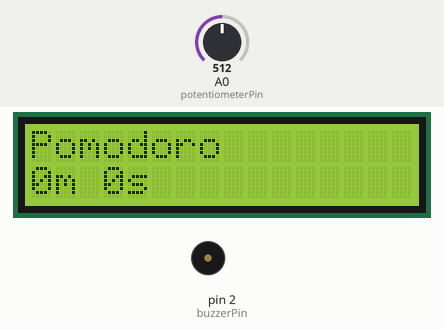
Bench run of a sketch on a simulated Arduino Uno, built with avr-gcc and run on an emulated ATmega328P. Parts: 16×2 character LCD, buzzer (waves = sounding, pin HIGH). The test bench sets the inputs (shaded band); at power-on: A0 (potentiometerPin) = 512.

Above: at 1.2 s.
1.3 s: A0 (potentiometerPin) set to 490
At 3.1 s:
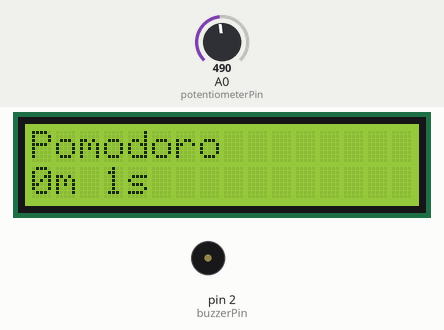
At 3.6 s:
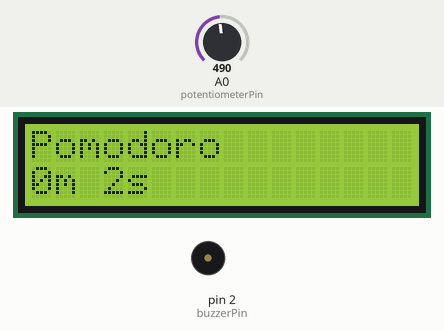
Timing chart, 0 to 5.1 s (numbered marks = the images above; inputs shaded):
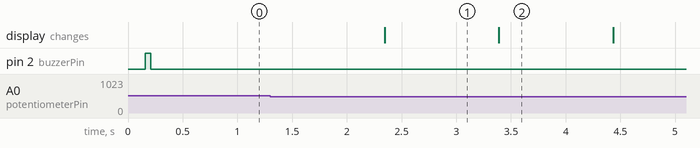

The sketch:

pomodoro.ino
```cpp
// Gerekli kütüphanelerin tanımlanması
#include <Wire.h> // LCD için haberleşmeyi sağlayan I2C protokolü için gerekli kütüphane
#include <Adafruit_LiquidCrystal.h> // Devrede kullanılan LCD'nin kullanımı için gerekli kütüphane

// Durum Sıraları Tanımlanması
const int POMODORO = 0;
const int SHORT_BREAK = 1;
const int LONG_BREAK = 2;

// Durum Sürelerinin Tanımlanması
const int POMODORO_DURATION = 25 * 60;
const int SHORT_BREAK_DURATION = 5 * 60;
const int LONG_BREAK_DURATION = 15 * 60;

// Arduino Pin Girişlerinin Tanımlanması
const int buzzerPin = 2;
const int potentiometerPin = A0;
Adafruit_LiquidCrystal lcd_1(0);

// Başlangıç Durumunun Belirlenmesi
int currentState = POMODORO;
long seconds = 0;
bool timerRunning = false;
int pomodoroCount = 0; // Pomodoro sayısını tutan değişken

void setup() {
  lcd_1.begin(16, 2);
  pinMode(buzzerPin, OUTPUT);
}

void loop() {
  lcd_1.setCursor(0, 0);
  lcd_1.print("                ");
  lcd_1.setCursor(0, 1);
  lcd_1.print("                ");

  lcd_1.setCursor(0, 0);

  switch (currentState) {
    case POMODORO:
      lcd_1.print("Pomodoro");
      break;
    case SHORT_BREAK:
      lcd_1.print("Kısa Mola");
      break;
    case LONG_BREAK:
      lcd_1.print("Uzun Mola");
      break;
  }

  lcd_1.setCursor(0, 1);
  lcd_1.print(formatTime(seconds));

  int potValue = analogRead(potentiometerPin);
  int potThreshold = 500;

  if (potValue > potThreshold) {
    delay(50);
    timerRunning = !timerRunning;

    if (timerRunning) {
      digitalWrite(buzzerPin, HIGH);
      delay(50);
      digitalWrite(buzzerPin, LOW);
    }

    while (analogRead(potentiometerPin) > potThreshold) {
      delay(10);
    }
  }

  if (timerRunning) {
    delay(1000);

    if (seconds >= getStateDuration(currentState)) {
      seconds = 0;
      switchState();
    }

    seconds += 1;
  }
}

// Durum Süresini Almak İçin Fonksiyon
int getStateDuration(int state) {
  switch (state) {
    case POMODORO:
      return POMODORO_DURATION;
    case SHORT_BREAK:
      return SHORT_BREAK_DURATION;
    case LONG_BREAK:
      return LONG_BREAK_DURATION;
  }
  return 0;
}

// Durumu Değiştirmek İçin Fonksiyon
void switchState() {
  digitalWrite(buzzerPin, HIGH);
  delay(500);
  digitalWrite(buzzerPin, LOW);

  switch (currentState) {
    case POMODORO:
      pomodoroCount++;
      if (pomodoroCount < 4) {
        currentState = SHORT_BREAK;
      } else {
        currentState = LONG_BREAK;
        pomodoroCount = 0; // 4 Pomodoro sonrası Long Break başlar, Pomodoro sayısı sıfırlanır.
      }
      break;
    case SHORT_BREAK:
      currentState = POMODORO;
      break;
    case LONG_BREAK:
      currentState = POMODORO;
      break;
  }
}

// Zamanı Biçimlendirmek İçin Fonksiyon
String formatTime(long seconds) {
  int minutes = seconds / 60;
  int remainingSeconds = seconds % 60;
  return String(minutes) + "m " + String(remainingSeconds) + "s";
}
```

Measured:
- after the input at 1.3 s, the display: changes after 1.0 s (image 1)
- what the display in image 1 shows lasts 1.1 s, from 2.3 s to 3.4 s
